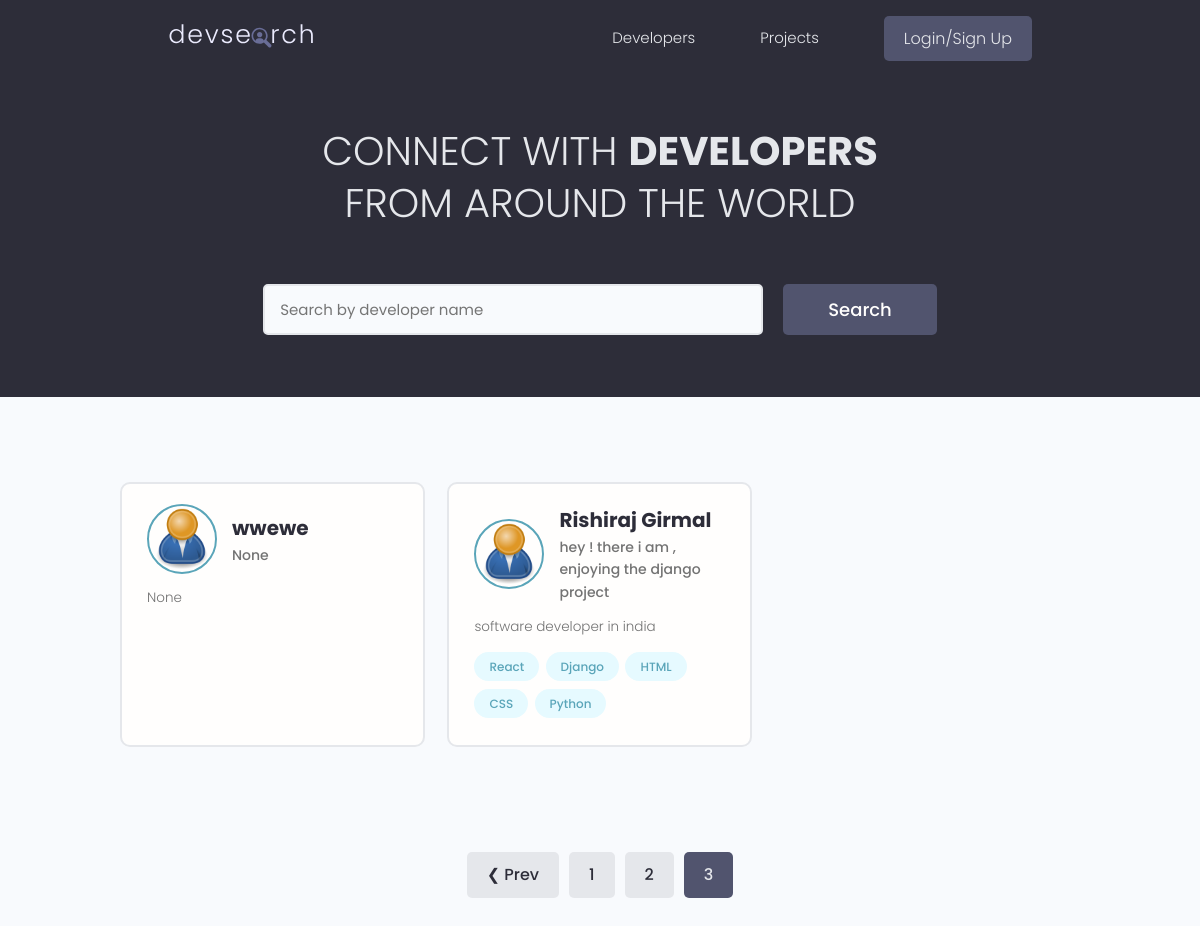
/?page=3, run on the app's committed database.
### users/models.py (models this page shows, shortened)
class Profile(models.Model):
    user = models.OneToOneField(User,on_delete=models.CASCADE,null=True,blank=True)
    name = models.CharField(max_length=200)
    email = models.EmailField(max_length=500,blank=True,null=True)
    username = models.CharField(max_length=200,blank=True,null=True)
    location = models.CharField(max_length=200,blank=True,null=True)
    short_intro = models.CharField(max_length=200,blank=True,null=True)
    bio = models.TextField(blank = True,null = True)
    profile_image = models.ImageField(null=True,blank=True,upload_to='profiles/',default="profiles/user-default.png")
    social_github = models.CharField(max_length=200,blank =True,null = True)
    social_twitter = models.CharField(max_length=200,blank =True,null = True)
    social_linkedin = models.CharField(max_length=200,blank =True,null = True)
    social_youtube = models.CharField(max_length=200,blank =True,null = True)
    social_website = models.CharField(max_length=200,blank =True,null = True)
    created = models.DateTimeField(auto_now_add=True)
    id = models.UUIDField(default=uuid.uuid4 , unique=True, primary_key=True ,editable=False)

class Skill(models.Model):
    owner = models.ForeignKey(Profile,on_delete=models.CASCADE,null =True,blank=True)
    name = models.CharField(max_length=200,blank=True,null=True)
    description = models.TextField(null= True,blank=True)
    created = models.DateTimeField(auto_now_add =True)
    id = models.UUIDField(default=uuid.uuid4 , unique=True, primary_key=True ,editable=False)
    def __str__(self):
        return str(self.name)

### users/views.py (the view)
# urls.py: path('',views.profiles,name="profiles"),
def profiles(request):
    profiles,search_query = searchProfiles(request)
    custom_range,profiles = paginateProfiles(request,profiles,2)
    context = {'profiles':profiles,'search_query':search_query,'custom_range':custom_range}
    return render(request,'users/profiles.html',context)

### users/utils.py (called while the page is built)
def paginateProfiles(request,profiles,results):
    page = request.GET.get('page')
    paginator = Paginator(profiles,results)
    try:
        profiles = paginator.page(page)
    except PageNotAnInteger:
        page = 1 #default
        profiles = paginator.page(page)
    except EmptyPage:
        page = paginator.num_pages
        profiles = paginator.page(page)
    leftIndex = (int(page)-4)
    if leftIndex < 1 :
        leftIndex = 1
    rightIndex = (int(page)+5)
    if rightIndex > paginator.num_pages:
        rightIndex =  paginator.num_pages+1
    custom_range = range(leftIndex,rightIndex)
    return custom_range,profiles

def searchProfiles(request):
    search_query = ''
    if request.GET.get('search_query'):
        search_query = request.GET.get('search_query')
    print("SEarch:",search_query)
    skills = Skill.objects.filter(name__icontains = search_query)
    profiles = Profile.objects.distinct().filter(Q(name__icontains=search_query)|
                                      Q(short_intro__icontains=search_query)|
                                      Q(skill__in = skills)
                                      )
    return profiles, search_query

### users/templates/users/profiles.html (shortened to what this page needs)
{% extends 'main.html' %}
{% block content %}
  <main class="home">
    <section class="hero-section text-center">
      <div class="container container--narrow">
        <div class="hero-section__box">
          <h2>CONNECT WITH <span>DEVELOPERS</span></h2>
          <h2>FROM AROUND THE WORLD</h2>
        </div>
        <div class="hero-section__search">
          <form id="searchForm" class="form" action="{% url 'profiles' %}" method="get">
            <div class="form__field">
              <input class="input input--text" id="formInput#search" type="text" name="search_query"
                placeholder="Search by developer name" value="{{search_query}}" />
            </div>
            <input class="btn btn--sub btn--lg" type="submit" value="Search" />
          </form>
        </div>
      </div>
    </section>
    <section class="devlist">
      <div class="container">
        <div class="grid grid--three">
        {% for profile in profiles %}
          <div class="column card">
            <div class="dev">
              <a href="{% url 'user-profile' profile.id %}" class="card__body">
                <div class="dev__profile">
                  <img class="avatar avatar--md" src="{{ profile.profile_image.url }}" alt="image" />
                  <div class="dev__meta">
                    <h3>{{profile.name}}</h3>
                    <h5>{{ profile.short_intro | slice:"60" }}</h5>
                  </div>
                </div>
                <p class="dev__info">
                  {{ profile.bio|slice:"150" }}
                </p>
                <div class="dev__skills">
                {% for skill in profile.skill_set.all|slice:"5" %}
                  <span class="tag tag--pill tag--main">
                    <small>{{skill}}</small>
                  </span>
                {% endfor %}
                </div>
              </a>
            </div>
          </div>
        {% endfor %}
          </div>
        </div>
    </section>
    {% include 'pagination.html' with queryset=profiles custom_range=custom_range %}
  </main>
{% endblock content %}

### static/styles/app.css (style rules this page uses)
:root { --color-sub: #2d2d39; }
.btn--sub { background-color: var(--color-sub-light); }
.card { border: 2px solid var(--color-light); }
img { width: 100%; }
.hero-section { height: 40vh; display: flex; align-items: center; background-color: var(--color-sub); }
.hero-section__box { margin-bottom: 4rem; }
.hero-section__box > h2, .hero-section__box > h2 > span { font-size: 4rem; color: var(--color-light); line-height: 1.3; text-transform: uppercase; }
.hero-section__box > h2 { font-weight: 300; }
.hero-section__box > h2 > span { font-weight: 700; }
.hero-section__search > .form { display: flex; align-items: center; justify-content: center; gap: 2rem; }
.hero-section__search > .form input.input--text { width: 50rem; }
.devlist { margin-top: 8rem; }
.devlist .grid { align-items: stretch; }
.devlist .dev .dev__profile { display: flex; align-items: center; gap: 1.5rem; }
.devlist .dev .dev__meta h3 { color: var(--color-sub); font-size: 2rem; font-weight: 700; }
.devlist .dev .dev__meta h5 { color: var(--color-text); font-size: 1.4rem; font-weight: 500; }
.devlist .dev .dev__info { margin: 1.5rem 0; font-size: 1.35rem; line-height: 1.4; text-align: justify; }

### static/uikit/styles/modules/_variables.css (style rules this page uses)
:root { --color-main: #5aa5b9; --color-main-light: #e6faff; --color-sub: #3f4156; --color-sub-light: #51546e; --color-sub-lighter: #ededfd; --color-text: #737373; --color-gray: #8b8b8b; --color-light: #e5e7eb; --color-light-gray: #767676; --color-bg: #f8fafd; --color-white: #fffefd; --color-white-light: #f3f3f3; --color-success: #359e64; --color-success-bg: #def8e8; --color-error: #fc4b0b; --color-error-bg: #fff2ee; --font-base: 'Poppins', arial, helvetica, 'Segoe UI', roboto, ubuntu, sans-serif; --font-monospace: 'Fira Code', 'Courier New', courier, monospace; --font-regular: 300; --font-medium: 500; --font-bold: 700; --generic-shadow: 1px 1px 5px #00000010; --generic-transition: all 0.3s ease-in-out; }

### static/uikit/styles/modules/_base.css (style rules this page uses)
* { margin: 0; padding: 0; box-sizing: border-box; text-rendering: optimizeLegibility; color: inherit; font-size: inherit; }
html { font-size: 50%; }
@media only screen and (min-width: 480px) { html { font-size: 56.25%; } }
@media only screen and (min-width: 1200px) { html { font-size: 62.5%; } }
body { line-height: 1.6; font-weight: 400; font-size: 1.5rem; color: var(--color-text); background-color: var(--color-bg); min-height: 100vh; }

### static/uikit/styles/modules/_typography.css (style rules this page uses)
* { font-family: var(--font-base); }
h2 { font-size: 3.6rem; font-weight: var(--font-bold); }
h3 { font-size: 3.2rem; font-weight: var(--font-medium); }
h5 { font-size: 2.4rem; font-weight: var(--font-medium); }
h5, h6 { font-weight: var(--font-regular); }
p, span, strong { font-size: 1.6rem; color: var(--color-text); font-weight: var(--font-regular); }
a { padding-bottom: 2px; text-decoration: none; display: inline-block; color: var(--color-main); font-weight: var(--font-medium); }

### static/uikit/styles/modules/_utilities.css (style rules this page uses)
.container { width: 92%; max-width: 165rem; margin: 0 auto; box-sizing: border-box; }
.container--narrow { width: 92%; max-width: 120rem; }
@media screen and (min-width: 1000px) { .container { width: 90%; } }
@media screen and (min-width: 1000px) { .container--narrow { width: 85%; } }
@media screen and (min-width: 1200px) { .container { width: 80%; } }
@media screen and (min-width: 1200px) { .container--narrow { width: 72%; } }
.text-center { text-align: center; }

### static/uikit/styles/modules/_avatar.css (style rules this page uses)
.avatar { border-radius: 50%; border: 2px solid var(--color-main); object-fit: cover; }
.avatar--md { height: 7rem; width: 7rem; }

### static/uikit/styles/modules/_button.css (style rules this page uses)
.btn { display: inline-block; position: relative; cursor: pointer; background-color: var(--color-light); font-weight: var(--font-medium); color: var(--color-sub); text-decoration: none; padding: 1rem 2rem; border-radius: 0.5rem; border: none; width: -webkit-fit-content; width: -moz-fit-content; width: fit-content; height: -webkit-fit-content; height: -moz-fit-content; height: fit-content; font-size: 1.6rem; outline-width: 0; outline-color: transparent; -webkit-backface-visibility: hidden; backface-visibility: hidden; transition: all 0.3s ease-in-out; }
.btn--sub { background-color: var(--color-sub); color: var(--color-white); }
.btn--lg { font-size: 1.8rem; padding: 1.2rem 4.5rem; }

### static/uikit/styles/modules/_card.css (style rules this page uses)
.card { border-radius: 1rem; background-color: var(--color-white); border: 1.5px solid var(--color-light); width: auto; height: auto; margin-top: 0.5rem; margin-bottom: 0.5rem; overflow: hidden; }
.card__body, .card__header { padding: 2rem 2.5rem; }

### data on the page
Profile: profile_image (placeholder picture), name "wwewe", short_intro "None", bio "None"
Profile: profile_image (placeholder picture), name "Rishiraj Girmal", short_intro "hey ! there i am , enjoying the django project", bio "software developer in india"
Skill: name "React"
Skill: name "Django"
Skill: name "HTML"
Skill: name "CSS"
Skill: name "Python"

### other printed values
{{ page }} "1" "2"
{{ page }} "3"
